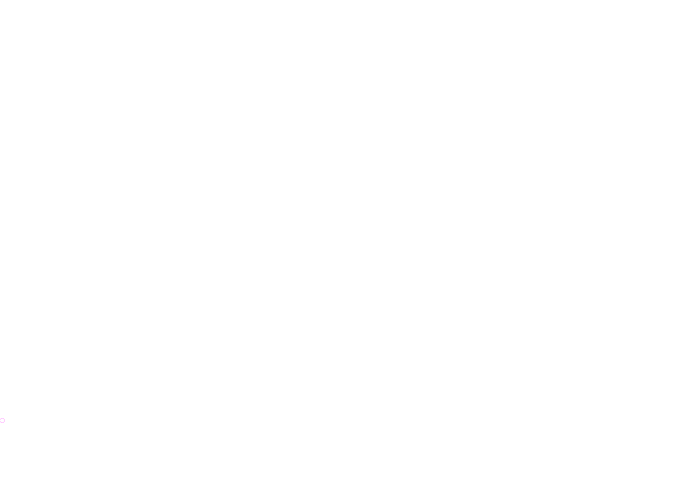
Frame 1 (no input)
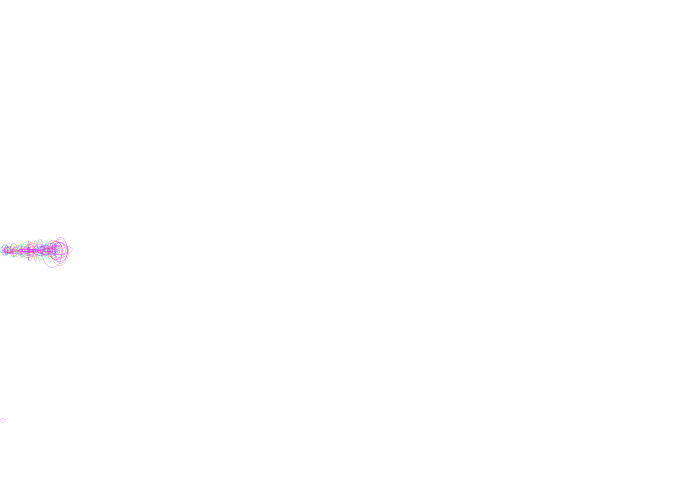
Frame 60 (the mouse pressed at the canvas centre just before this capture)
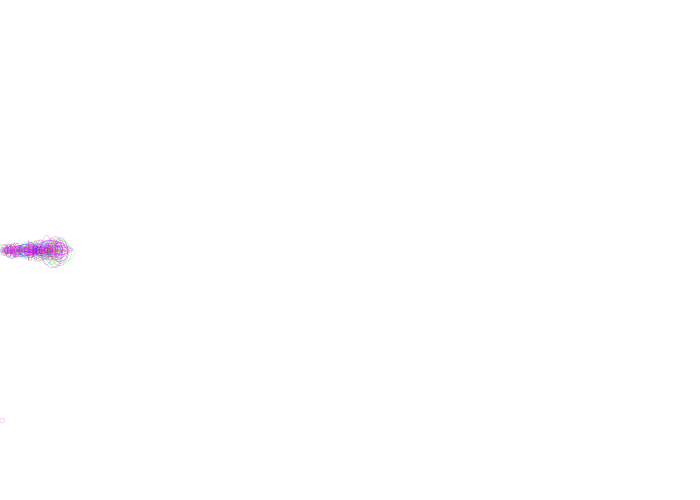
Frame 120 (the mouse held since frame 60 and released just before this capture)

The Processing sketch that drew these frames (run headless with seeded random() and noise(); from frame 60 on, the mouse is pressed at the canvas centre):

// Processing sketch: processing_10102
// ── processing_10102.pde

float x, y, t, z;
float amp, angle;
float thickness;
float radius;

void setup()
{
  frameRate(100);
  size(700, 500);
  background(255);
  smooth();
  
  strokeWeight(0.2);
  noFill();
  
  radius = 10;
  thickness = 0.5;
  x = 2;
  y = height/2;
  z = height/2;
  t = height/2;
  amp = random(5);
  angle = 0;
}

void draw()
{
  if(x<width){
  colorMode(HSB, width, 100, 100, 100);
  stroke(random(width), 100, 100, random(width));
  ellipse(x, height/2+y+t, random(radius), random(radius*1.25));

  colorMode(RGB, width, 100, 100, 100);  
  stroke(width - x, 0, width - x, 100);
  ellipse(x, height/2+z-random(t), random(radius), random(radius*0.75));
    
  y = random(sin(random(radians(random(angle))))) * random(amp);
  z = random(cos(random(radians(random(angle))))) * random(amp);
  t = random(sin(random(radians(random(angle))))) * random(10);
  x++;
  angle += random(5);
  radius +=random(thickness);
  if( x == width/2) thickness*=-1;
  }
}

void mousePressed()
{
  setup();
  background(random(255), random(255), random(255));
  draw();
 
}
  
